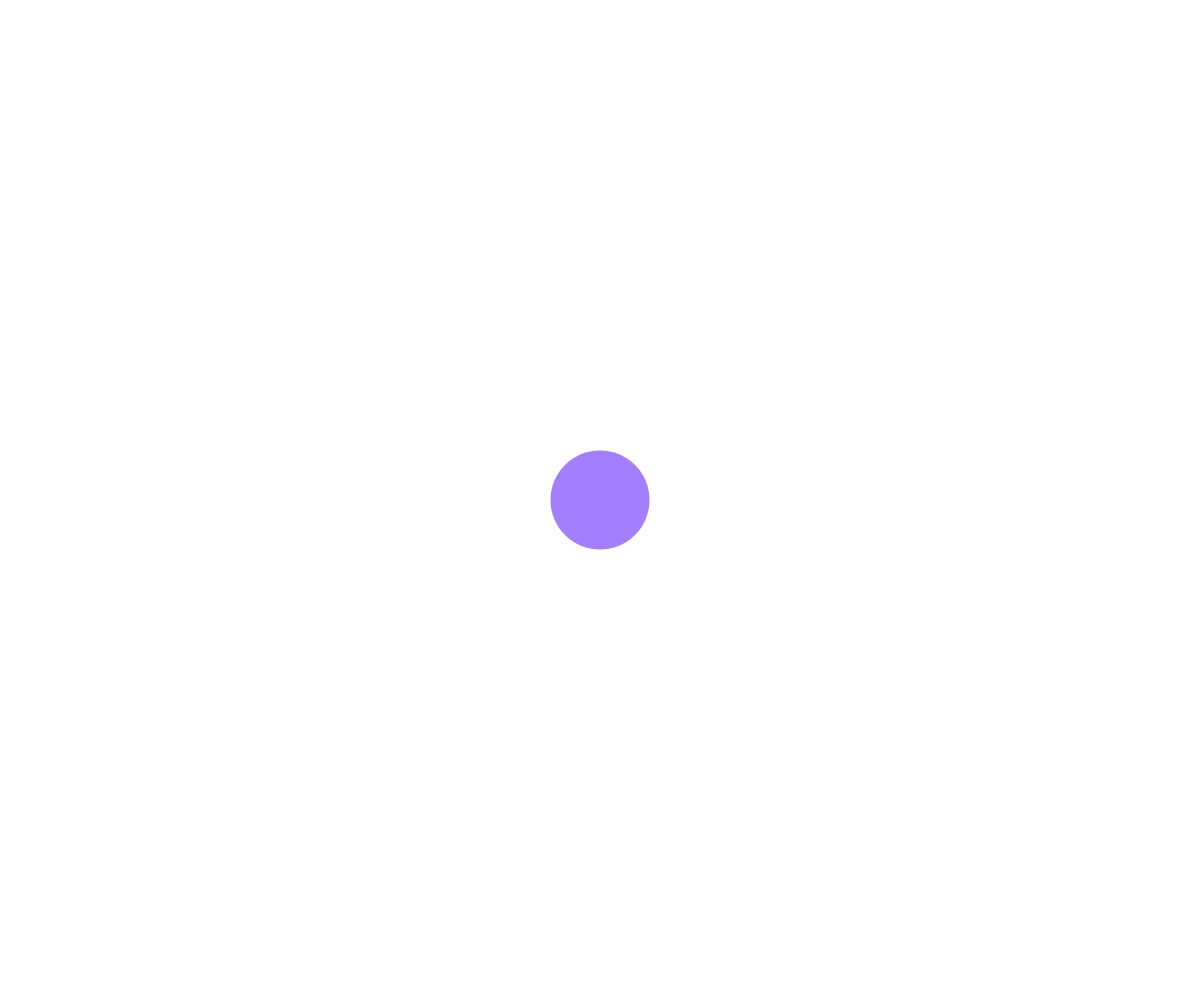
Frame 1 (no input)
Frame 60 (no input): identical to frame 1, image omitted
Frame 120 (the mouse pressed at the canvas centre since frame 60): identical to frame 1, image omitted

The p5.js sketch that drew this single still picture (run headless with seeded random() and noise() and a simulated clock; from frame 60 on, the mouse is pressed at the canvas centre):

// p5.js sketch
// ── sketch.js
var worm = []; //array of WormSegment objects
var wormLength = 30; //number of segments of the worm
var allTheKeys = "1234567890qwertyuiopasdfghjklzxcvbnm";

function setup() {
  createCanvas(windowWidth,windowHeight); //make a fullscreen canvas, thanks to: http://codepen.io/grayfuse/pen/wKqLGL
  noStroke(); //no outlines, just filled shapes
  colorMode(HSB, 100);// Use HSB with scale of 0-100, see https://p5js.org/reference/#/p5/color
  ellipseMode(RADIUS); //https://p5js.org/reference/#/p5/ellipseMode draw with a radius rather than a width
  var segmentColourMaxBrightness = 100;
  var segmentColourMinBrightness = 80;
  var segmentColourBrightnessRatio = (segmentColourMaxBrightness-segmentColourMinBrightness)/wormLength;
  var segmentColour = color(random(100),50,segmentColourMaxBrightness, 100); //random hue, saturation 50%, brightness 100%, alpha 100%
  var segmentMaxRadius = 50;
  var segmentMinRadius = 35;
  var segmentRadiusRatio = (segmentMaxRadius-segmentMinRadius)/wormLength;
  var segmentRadius = segmentMaxRadius;

  for (var i=0; i < wormLength; i++) {
    worm.push(new WormSegment(segmentColour, segmentRadius));
    segmentRadius -= segmentRadiusRatio;
    segmentColour = color(hue(segmentColour), saturation(segmentColour), brightness(segmentColour)-segmentColourBrightnessRatio, alpha(segmentColour));
  }
  console.log("The length of the worm is " + worm.length);
}

function draw() {
  background(255); //white background
  updateWorm();
  drawWorm();
}

function updateWorm(){
  //uncomment two lines below to follow the mouse
  //var relativeMousePos = createVector(mouseX/windowWidth, mouseY/windowHeight);
  //seekWormTowardsPosition(relativeMousePos);

  //uncomment line below to follow keys
  seekWormTowardsKey(key);

  //starting at back of the worm, copy the previous worm segments position onto the current segments position
  for (var i = (worm.length-1); i > 0; i--) {
    worm[i].position.x = worm[i-1].position.x;
    worm[i].position.y = worm[i-1].position.y;
    //had to copy both values - not the reference, worm[i].position = worm[i-1].position doesn't work
  }
}

function drawWorm(){
  //draw the first segment of the worm last so that the shading looks correct
  for (var i = (worm.length-1); i > 0; i--) {
    worm[i].display();
  }
}

function seekWormTowardsKey(aKey){
  var lowerCaseKey = key.toLowerCase(); //key is a system variable via https://p5js.org/reference/#/p5/key, toLowerCase via http://www.w3schools.com/jsref/jsref_tolowercase.asp

  if(allTheKeys.includes(lowerCaseKey)){
    //if the key is a valid one, then seek the worm towards it
    seekWormTowardsPosition(getCanvasPositionFromKey(lowerCaseKey));
  }
}

function seekWormTowardsPosition(relativeSeekPosition){
  var easing = 0.05;
  //move the head of the worm a bit closer... via https://processing.org/examples/easing.html
  var dx = relativeSeekPosition.x - worm[0].position.x;
  worm[0].position.x += dx * easing;
  var dy = relativeSeekPosition.y - worm[0].position.y;
  worm[0].position.y += dy * easing;
}

function keyTyped(){
  return false; //https://p5js.org/reference/#/p5/keyTyped preventing default behaviour
}

function WormSegment(aColour,aRadius){ //WormSegment object
  this.radius = aRadius;
  this.position = createVector(0.5,0.5); //start in centre of screen
  this.colour = aColour;

  this.display = function(){
    var translatedX = this.position.x * windowWidth;
    var translatedY = this.position.y * windowHeight;
    fill(this.colour);
    ellipse(translatedX, translatedY, this.radius); // https://p5js.org/reference/#/p5/ellipse and https://p5js.org/reference/#/p5/ellipseMode
  }
}

function getCanvasPositionFromKey(aKey){ //returns the position of a key onscreen in the form of a vector between 0..1 where 0,0 is top left and 1,1 is bottom right of screen - i.e. relative screen ratio rather than absolute pixel position
  var canvasPosition =  createVector(0.5,0.5); //centre of screen for now
  var numberOfRows = 4;
  var yNudge = (1/numberOfRows)/2;

  switch(aKey) {
    case '1': case '2': case '3': case '4': case '5': case '6': case '7': case '8': case '9': case '0':
    canvasPosition.y = 0+yNudge;
    canvasPosition.x = findXOnFirstRowKey(aKey);
    break;
    case 'q': case 'w': case 'e': case 'r': case 't': case 'y': case 'u': case 'i': case 'o': case 'p':
    case 'Q': case 'W': case 'E': case 'R': case 'T': case 'Y': case 'U': case 'I': case 'O': case 'P':
    canvasPosition.y = 0.25+yNudge;
    canvasPosition.x = findXOnSecondRowKey(aKey);
    break;
    case 'a': case 's': case 'd': case 'f': case 'g': case 'h': case 'j': case 'k': case 'l':
    case 'A': case 'S': case 'D': case 'F': case 'G': case 'H': case 'J': case 'K': case 'L':
    canvasPosition.y = 0.5+yNudge;
    canvasPosition.x = findXOnThirdRowKey(aKey);
    break;
    case 'z': case 'x': case 'c': case 'v': case 'b': case 'n': case 'm':
    case 'Z': case 'X': case 'C': case 'V': case 'B': case 'N': case 'M':
    canvasPosition.y = 0.75+yNudge;
    canvasPosition.x = findXOnFourthRowKey(aKey);
    break;
  }

  return canvasPosition;
}

function findXOnFirstRowKey(aKey){
  //10 keys on the first row
  var numberOfCharacters = 10;
  var xNudge = (1/numberOfCharacters)/2;

  var relativeXPosition = 0.0;
  switch(aKey) {
    case '1':
    relativeXPosition = 0.0+xNudge;
    break;
    case '2':
    relativeXPosition = 0.1+xNudge;
    break;
    case '3':
    relativeXPosition = 0.2+xNudge;
    break;
    case '4':
    relativeXPosition = 0.3+xNudge;
    break;
    case '5':
    relativeXPosition = 0.4+xNudge;
    break;
    case '6':
    relativeXPosition = 0.5+xNudge;
    break;
    case '7':
    relativeXPosition = 0.6+xNudge;
    break;
    case '8':
    relativeXPosition = 0.7+xNudge;
    break;
    case '9':
    relativeXPosition = 0.8+xNudge;
    break;
    case '0':
    relativeXPosition = 0.9+xNudge;
    break;
  }
  return relativeXPosition;
}

function findXOnSecondRowKey(aKey){
  //10 keys on the second row
  var numberOfCharacters = 10;
  var xNudge = (1/numberOfCharacters)/2;

  var relativeXPosition = 0.0;
  switch(aKey) {
    case 'q': case 'Q':
    relativeXPosition = 0.0+xNudge;
    break;
    case 'w': case 'W':
    relativeXPosition = 0.1+xNudge;
    break;
    case 'e': case 'E':
    relativeXPosition = 0.2+xNudge;
    break;
    case 'r': case 'R':
    relativeXPosition = 0.3+xNudge;
    break;
    case 't': case 'T':
    relativeXPosition = 0.4+xNudge;
    break;
    case 'y': case 'Y':
    relativeXPosition = 0.5+xNudge;
    break;
    case 'u': case 'U':
    relativeXPosition = 0.6+xNudge;
    break;
    case 'i': case 'I':
    relativeXPosition = 0.7+xNudge;
    break;
    case 'o': case 'O':
    relativeXPosition = 0.8+xNudge;
    break;
    case 'p': case 'P':
    relativeXPosition = 0.9+xNudge;
    break;
  }
  return relativeXPosition;
}

function findXOnThirdRowKey(aKey){
  //9 keys on the third row
  var numberOfCharacters = 9;
  var ratio = 1.0/numberOfCharacters;
  var xNudge = (1/numberOfCharacters)/2;

  var relativeXPosition = 0.0;
  switch(aKey) {
    case 'a': case 'A':
    relativeXPosition = (0*ratio)+xNudge;
    break;
    case 's': case 'S':
    relativeXPosition = (1*ratio)+xNudge;
    break;
    case 'd': case 'D':
    relativeXPosition = (2*ratio)+xNudge;
    break;
    case 'f': case 'F':
    relativeXPosition = (3*ratio)+xNudge;
    break;
    case 'g': case 'G':
    relativeXPosition = (4*ratio)+xNudge;
    break;
    case 'h': case 'H':
    relativeXPosition = (5*ratio)+xNudge;
    break;
    case 'j': case 'J':
    relativeXPosition = (6*ratio)+xNudge;
    break;
    case 'k': case 'K':
    relativeXPosition = (7*ratio)+xNudge;
    break;
    case 'l': case 'L':
    relativeXPosition = (8*ratio)+xNudge;
    break;
  }
  return relativeXPosition;
}

function findXOnFourthRowKey(aKey){
  //7 keys on the third row
  var numberOfCharacters = 7;
  var ratio = 1/numberOfCharacters;
  var xNudge = (1/numberOfCharacters)/2;

  var relativeXPosition = 0.0;
  switch(aKey) {
    case 'z': case 'Z':
    relativeXPosition = (0*ratio)+xNudge;
    break;
    case 'x': case 'X':
    relativeXPosition = (1*ratio)+xNudge;
    break;
    case 'c': case 'C':
    relativeXPosition = (2*ratio)+xNudge;
    break;
    case 'v': case 'V':
    relativeXPosition = (3*ratio)+xNudge;
    break;
    case 'b': case 'B':
    relativeXPosition = (4*ratio)+xNudge;
    break;
    case 'n': case 'N':
    relativeXPosition = (5*ratio)+xNudge;
    break;
    case 'm': case 'M':
    relativeXPosition = (6*ratio)+xNudge;
    break;
  }
  return relativeXPosition;
}
